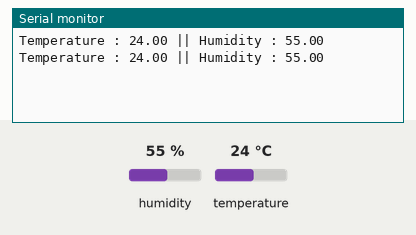
Recording of a sketch running on a simulated ESP32. On the bench: the last lines printed to the serial monitor. Inputs (shaded band) come from the test bench; at power-on: humidity 55 %, temperature 24 °C.

Above: at 3.3 s.
3.4 s: humidity set to 22 %
At 5.5 s:
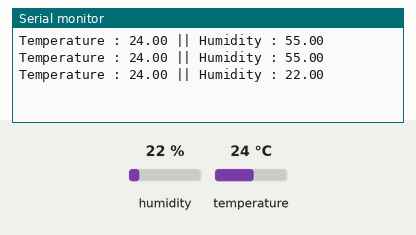
6.7 s: temperature set to 12 °C
At 8.3 s:
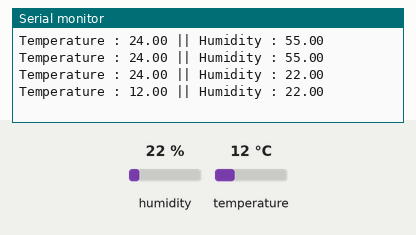
10.0 s: humidity set to 40 %
At 11.0 s:
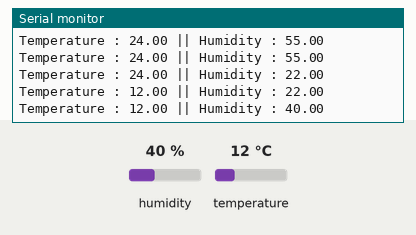
Timing chart, 0 to 13.0 s (numbered marks = the images above; inputs shaded):
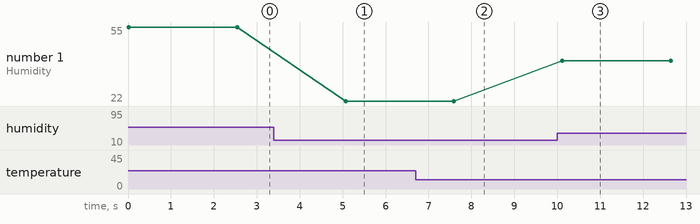

The sketch:

dht.ino
```cpp
#include <DHT.h>

const int dhtPin = 26;
const int dhtType = DHT11;

DHT dht(dhtPin, dhtType);

const bool useFahrenheit = false;

float humidity;
float temp;

void setup() {
  Serial.begin(115200);
  dht.begin();
}

void loop() {
  humidity = dht.readHumidity();
  temp = dht.readTemperature(useFahrenheit);

  if (isnan(humidity) || isnan(temp)) {
    Serial.println("Gagal membaca data dari sensor!");
    return;
  }

  Serial.print("Temperature : ");
  Serial.print(temp);
  Serial.print(" || Humidity : ");
  Serial.println(humidity);

  delay(2500);
}
```

Measured:
- after the input at 3.4 s, the serial monitor: prints a new line after 1.7 s (image 1)
- after the input at 6.7 s, the serial monitor: prints a new line after 0.89 s (image 2)
- after the input at 10.0 s, the serial monitor: prints a new line after 0.12 s (image 3)
- plotted number 1: 55 → 22 after the input at 3.4 s, 22 → 40 after the input at 10.0 s
